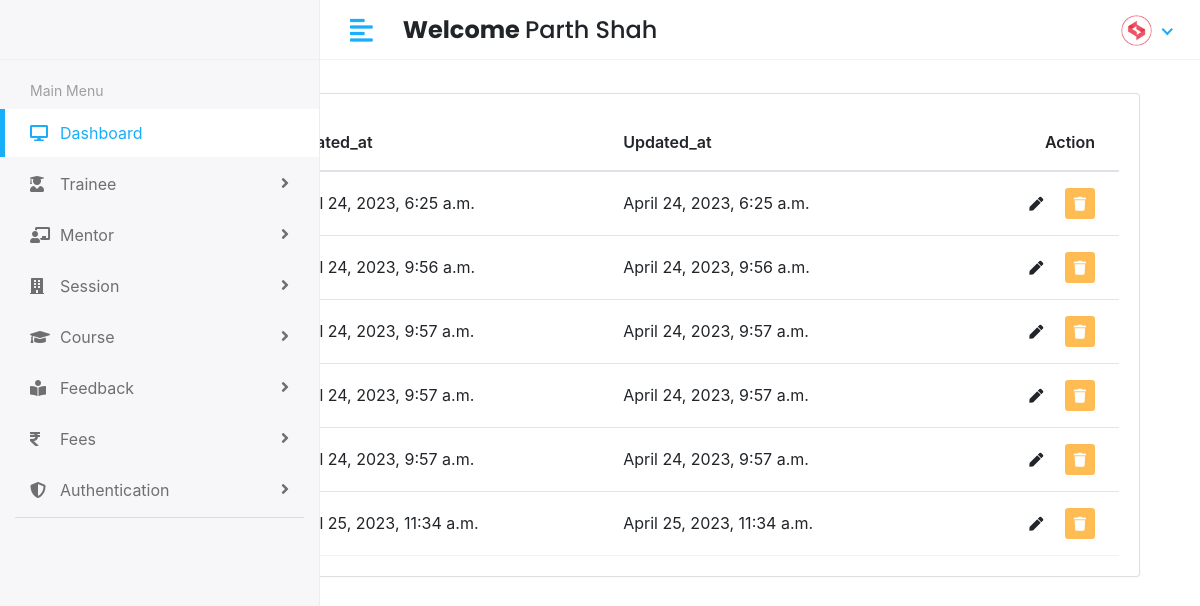
Page /manager/course/view (signed in) on the committed database.
### app/models.py (models this page shows, shortened)
class CustomUser(AbstractUser):
    USER = (
       (1,'Manager'),
        (2,'Mentor'),
        (3,'Trainee'),
    )
    username=models.CharField(max_length=20,unique=True,blank=True,null=True)
    email=models.EmailField(max_length=30,unique=True)
    user_type = models.CharField(choices=USER,max_length=50,default='Manager')
    profile_pic = models.ImageField(upload_to='media/profile_pic')
    USERNAME_FIELD = 'email'
    REQUIRED_FIELDS = [ 'username']

class Course(models.Model):
    name=models.CharField(max_length=50)
    created_at= models.DateTimeField(auto_now_add=True)
    updated_at= models.DateTimeField(auto_now_add=True)

### LMS/manager_views.py (the view)
# urls.py: path('manager/course/view',manager_views.VIEW_COURSE, name='view_course'),
@login_required(login_url='/')
def VIEW_COURSE(request):
    course = Course.objects.all()
    context = {
        'course':course,
    }
    return render(request,'manager/view_course.html',context)

### templates/manager/view_course.html (shortened to what this page needs)
{% extends 'base.html' %}
{% block content%}
<div class="content container-fluid">
    <div class="page-header">
       <div class="row align-items-center">
          <div class="col">
             <h3 class="page-title">Course</h3>
             <ul class="breadcrumb">
                <li class="breadcrumb-item"><a href="index.html">Dashboard</a></li>
                <li class="breadcrumb-item active">Course</li>
             </ul>
          </div>
          <div class="col-auto text-right float-right ml-auto">
             <a href="#" class="btn btn-outline-primary mr-2"> Download</a>
             <a href="add-student.html" class="btn btn-primary"></a>
          </div>
       </div>
    </div>
    <div class="row">
       <div class="col-sm-12">
          <div class="card card-table">
             <div class="card-body">
                <div class="table-responsive">
                   <table class="table table-hover table-center mb-0 datatable">
                      <thead>
                         <tr>
                            <th>ID</th>
                            <th>Name</th>
                            <th>Created_at</th>
                            <th>Updated_at</th>
                            <th class="text-right">Action</th>
                         </tr>
                      </thead>
                      <tbody>
                        {% for i in course %}
                         <tr>
                            <td>{{i.id}}</td>
                            <td>{{i.created_at}}</td>
                            <td>{{i.updated_at}}</td>
                            <td class="text-right">
                               <div class="actions">
                                  <a href="{% url 'edit_course' i.id %}" class="btn btn-sm bg-success-light mr-2">
                                  <i class="fas fa-pen"></i>
                                  </a>
                                  <a href="#" class="btn btn-sm bg-danger-light">
                                  <i class="fas fa-trash"></i>
                                  </a>
                               </div>
                            </td>
                         </tr>
                        {% endfor %}
                      </tbody>
                   </table>
                </div>
             </div>
          </div>
       </div>
    </div>
 </div>
{% endblock %}

### templates/base.html (shortened to what this page needs)
<!DOCTYPE html>
<html lang="en">
{% load static %}
   <head>
      <link rel="stylesheet" href="{% static 'assets/plugins/bootstrap/css/bootstrap.min.css' %}">
      <link rel="stylesheet" href="{% static 'assets/plugins/fontawesome/css/fontawesome.min.css' %}">
      <link rel="stylesheet" href="{% static 'assets/plugins/fontawesome/css/all.min.css' %}">
      <link rel="stylesheet" href="{% static 'assets/css/style.css' %}">
      <link rel="stylesheet" href="https://cdn.jsdelivr.net/npm/bootstrap@4.6.2/dist/css/bootstrap.min.css">
       <link rel="stylesheet" href="{% static 'assets/plugins/datatables/datatables.min.css' %}">
   </head>
   <body>
<div class="main-wrapper">
         <div class="header">
            <div class="header-left">
            </div>
            <a href="javascript:void(0);" id="toggle_btn">
            <i class="fas fa-align-left"></i>
            </a>
            <div class="top-nav-search mt-3">
               <h4><strong> Welcome </strong><span>{{user.first_name}} {{user.last_name}} </span></h4>
            </div>
            <ul class="nav user-menu">
               <li class="nav-item dropdown has-arrow">
                  <a href="#" class="dropdown-toggle nav-link" data-toggle="dropdown">
                  <span class="user-img"><img class="rounded-circle" src="{% static 'assets/img/profiles/sms.png' %}" width="31" alt="Ryan Taylor"></span>
                  </a>
               </li>
            </ul>
         </div>
<div class="container">
         {% block content %}
         {% endblock %}
</div>
         <div class="sidebar" id="sidebar">
            <div class="sidebar-inner slimscroll">
               <div id="sidebar-menu" class="sidebar-menu">
                  <ul>
                     <li class="menu-title">
                        <span>Main Menu</span>
                     </li>
                     <li class="submenu active">
                        <a href="#"><i class="fas fa-desktop"></i> <span> Dashboard</span></a>
                     </li>
                     <li class="submenu">
                        <a href="#"><i class="fas fa-user-graduate"></i> <span> Trainee</span> <span class="menu-arrow"></span></a>
                     </li>
                     <li class="submenu">
                        <a href="#"><i class="fas fa-chalkboard-teacher"></i> <span> Mentor</span> <span class="menu-arrow"></span></a>
                     </li>
                     <li class="submenu">
                        <a href="#"><i class="fas fa-building"></i> <span> Session </span> <span class="menu-arrow"></span></a>
                     </li>
                     <li class="submenu">
                        <a href="#"><i class="fa fa-graduation-cap"></i> <span> Course</span> <span class="menu-arrow"></span></a>
                     <li class="submenu">
                        <a href="#"><i class="fas fa-book-reader"></i> <span>Feedback</span> <span class="menu-arrow"></span></a>
                     </li>
                     <li class="submenu">
                        <a href="#"><i class="fas fa-rupee-sign"></i> <span>Fees</span> <span class="menu-arrow"></span></a>
                     </li>
                     <li class="submenu">
                        <a href="#"><i class="fas fa-shield-alt"></i> <span>Authentication </span> <span class="menu-arrow"></span></a>
                     </li>
            <footer>
            </footer>
         </div>
      </div>
   </body>
</html>

### rows in the picture
CustomUser: first_name "Parth", last_name "Shah"
Course: created_at "April 24, 2023, 6:25 a.m.", updated_at "April 24, 2023, 6:25 a.m."
Course: created_at "April 24, 2023, 9:56 a.m.", updated_at "April 24, 2023, 9:56 a.m."
Course: created_at "April 24, 2023, 9:57 a.m.", updated_at "April 24, 2023, 9:57 a.m."
Course: created_at "April 24, 2023, 9:57 a.m.", updated_at "April 24, 2023, 9:57 a.m."
Course: created_at "April 24, 2023, 9:57 a.m.", updated_at "April 24, 2023, 9:57 a.m."
Course: created_at "April 25, 2023, 11:34 a.m.", updated_at "April 25, 2023, 11:34 a.m."
